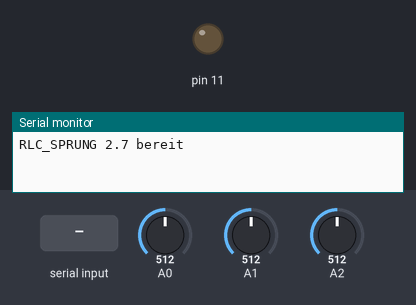
Simulated run of this sketch. Board: Arduino Nano, built with avr-gcc and run on an emulated ATmega328P. Parts: output pins drawn as LEDs (lit = HIGH), the last lines printed to the serial monitor. Inputs (shaded band) come from the test bench; at power-on: A0 = 512, A1 = 512, A2 = 512.

Above: at 1.2 s.
1.3 s: "M90\n" received over Serial
At 4.0 s:
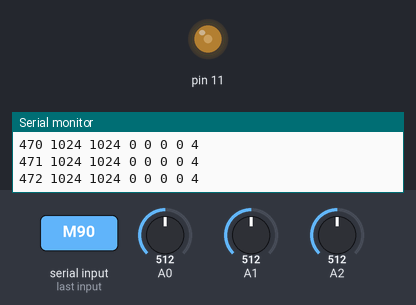
4.3 s: "?\n" received over Serial
7.3 s: "90,45\n" received over Serial
Timing chart, 0 to 10.3 s (numbered marks = the images above; inputs shaded):
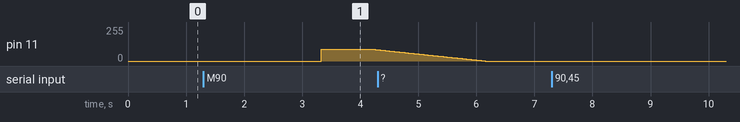

The sketch:

rlc_sprung_2_7.ino
```cpp
/* rlc_sprung_2_7.ino -- Fassung 2.7 (23.11.2026; 2.7: dritter ADC-Kanal A2 = Spulenende, Strom aus der Differenz zu A0 über einen Messwiderstand
 * R_s ZWISCHEN Spule und Kondensator (sein Wort: „einfach widerstand in reihe und spannungsabfall mit ad differenz bestimmen“). Dort bleibt A2 = U_C + R_s·i
 * immer >= 0: negativer Strom fließt nur, wenn U_C schon hoch ist (nach dem Scheitel), beim Entladen und in der Rampe ist i winzig.
 * Wandlungsfolge je 8 Wandlungen (1 ms bei B = 4): A0 A2 A1 A1 A2 A0 A1 A1 -- A0 und A2 nebeneinander in wechselnder Reihenfolge, damit sich der
 * Zeitversatz von 125 µs in der Differenz im Mittel aufhebt; je Wert B Wandlungen auf A1 (Bänder wie 2.6), B/2 auf A0 und B/2 auf A2; B gerade 2..16.
 * Zeile „k s0 s2 sH nH sL nL nF“ (s2 = Summe A2); Kennung „RLC_SPRUNG 2.7“. Fassung 2.6 (22.11.2026; 2.6: TMAX = 140 statt 150 -- der Überschwingfaktor ist NICHT konstant, er steigt mit der
 * Anregung (gemessen T 128/140/150: 1,541/1,599/1,623; bei T = 150 Scheitel 4,77 V, nur 0,23 V unter 5 V). Bei T = 140: Scheitel 4,39 V.
 * Datenblatt ATmega328P 7810D §28.1: Spannung an jedem Pin −0,5 V … VCC + 0,5 V, Injektionsstrom bei VCC = 5 V ±1 mA; §28.9: Vin GND … VREF. 2.5: U_C darf 0..5 V nie verlassen (sein Wort: „die sprungantwort sollte nicht höher als 5 Volt
 * sein wegen der ad wandler … das muss sichergestellt sein!“, „darf bei keiner anregung negativ sein, da das board keine schutzschaltung hat“):
 * (a) T <= TMAX = 150 hart, keine Ausnahme (Überschwingfaktor gemessen 1,546 bei T = 128 -> 2,94 V · 1,546 = 4,55 V);
 * (b) nach der Messung RAMPE abwärts über R ms statt Sprung auf 0 (der Sprung auf 0 ließe U_C gerechnet um 0,546·Endwert unterschwingen,
 *     bei 2,5 V also −1,4 V; der ADC sieht das nicht). Ein Wächter im Nano wurde gerechnet und verworfen: bei fließendem Drosselstrom treibt
 *     U_E = U_C den Kondensator noch bis ~1,8 V weiter (τ = L/R ≈ 36 ms), U_E = 0 lässt den Kreis negativ schwingen.
 * Befehl "M T N V F B P R" (R Vorgabe 2000 ms); "ENDE dauer_us verloren". 2.4: engere Bänder High ab 921 (4,5 V), Low bis 102 (0,5 V) --
 * in 2.3 kamen Flankentreffer bis 3,86 V in U_H; Spannungsabfall am Port bei den hier fließenden < 8 mA bleibt weit innerhalb. 2.3: Bänder statt Schwelle -- High ab 768 (3,75 V), Low bis 255 (1,25 V), dazwischen
 * = Flankentreffer, gezählt (nF) und nicht verwendet (2.2 maß U_H bis 2,98 V und U_L bis 1,42 V durch Flankentreffer); Schutz von A0: T > 160
 * nur mit Befehl "MX" (Überschwingen ~1,54 × Endwert -> bei T > ~165 über 5 V an A0, Eingangsschutzdiode leitet; so geschehen mit T = 255 in 2.2);
 * Zeile „k s0 sH nH sL nL nF“. 2.2: A1 getrennt nach High-/Low-Abtastungen summiert (Schwelle 512), damit der
 * MITTELWERT der Anregung U_E = d·U_H + (1-d)·U_L mit den Pegeln unter Last (Innenwiderstand des Ports) gerechnet werden kann, nicht das
 * PWM-Signal selbst (sein Wort: „vom Sprung der Mittelwert … nicht das pwm signal, das ist sonst unleserlich“, „Innenwiderstand der Ports“);
 * Zeile „k s0 sH nH sL nL“; 1000000 Bd. 2.1: 2.1: Tastgrad 0 trennt den Pin vom Timer -> dauernd LOW, auch im schnellen Modus;
 * in 2.0 gab das Register = 0 im schnellen Modus einen Nadelimpuls 1/256, gemessen U_C vor dem Sprung 11 mV), sein Wort: „exakter wie bisher, also PWM Frequenz erhöhen und abtastung anpassen, so dass
 * möglichst eine saubere messung erfolgt; zudem die Sprunganregung auch erfassen, geht auch auf einen AD kanal“; „die bisherige PWM Frequenz zu grob“.
 * - PWM an Pin 11 (Timer2), Frequenz wählbar F: 1 = 980,4 Hz (phasenrichtig /32, wie 1.0 und Simulink), 2 = 3921,6 Hz (phasenr. /8),
 *   3 = 31372,5 Hz (phasenr. /1, Vorgabe), 4 = 7812,5 Hz (schnell /8), 5 = 62500 Hz (schnell /1).
 *   Mittelwert: phasenrichtig T/255, schnell (T+1)/256 (T = 0 -> dauernd 0, T = 255 -> dauernd 1).
 * - ADC hardwaregetaktet: Timer1 CTC 125 µs löst jede Wandlung aus (Compare Match B), Vorteiler 128 (104 µs, volle Genauigkeit),
 *   abwechselnd A0 (U_C) und A1 (Anregung, Pin 11 direkt). Je Ausgabewert B Wandlungen je Kanal aufsummiert -> Takt B·250 µs (B = 4: 1 ms).
 * - Ablauf "M T N V F B P": PWM 0, V ms entladen, P Werte vor dem Sprung, Sprung (OCR2A wird zu Beginn von Wert 0 gesetzt), N Werte danach.
 *   Ausgabe sofort (500000 Bd): "START …", Zeilen "k s0 sH nH sL nL" (2.2) (k = -P … N-1; Wert k = Summe über [k, k+1)·Takt), "ENDE dauer_us verloren".
 * Autoren: Prof. Dr.-Ing. Ralph Wystup M.Sc. und Claude (Anthropic, Claude Code) -- gemeinsam erstellt. */
#define KANAL_E 1
const uint8_t RN = 64;
volatile uint16_t r0[RN], r2[RN], rH[RN], rL[RN];
volatile uint8_t rnH[RN], rnL[RN], rnF[RN];
volatile uint8_t kopf = 0, fuss = 0;
volatile uint16_t verloren = 0;
volatile uint16_t s0 = 0, s2 = 0, sH = 0, sL = 0;
volatile uint8_t nH = 0, nL = 0, nF = 0;
volatile uint8_t zaehl = 0, kanal = 0, B = 4, tast = 0;
const uint8_t SEQ[8] = {0, 2, 1, 1, 2, 0, 1, 1};   // 2.7: Kanalfolge A0 A2 A1 A1 A2 A0 A1 A1
volatile long k = 0, kEnde = 0, kSprung = 0;
volatile bool laeuft = false;
const uint8_t TMAX = 140;

static inline void pwmSetzen(uint8_t t) {     // 2.1: 0 -> Pin vom Timer getrennt (LOW), sonst PWM
  if (t == 0) { TCCR2A &= ~(1 << COM2A1); PORTB &= ~(1 << PB3); } else { OCR2A = t; TCCR2A |= (1 << COM2A1); }
}

ISR(ADC_vect) {
  uint16_t v = ADC;
  TIFR1 = (1 << OCF1B);                                   // Auslöser wieder scharf machen
  if (kanal == 0) s0 += v; else if (kanal == 2) s2 += v; else if (v >= 921) { sH += v; nH++; } else if (v <= 102) { sL += v; nL++; } else nF++;
  uint8_t z = zaehl + 1; if (z >= 2 * B) z = 0;
  kanal = SEQ[z & 7]; ADMUX = (1 << REFS0) | kanal;        // Kanal der NÄCHSTEN Wandlung
  if (++zaehl < 2 * B) return;
  zaehl = 0;
  uint8_t n = (kopf + 1) % RN;
  if (n == fuss) verloren++; else { r0[kopf] = s0; r2[kopf] = s2; rH[kopf] = sH; rnH[kopf] = nH; rL[kopf] = sL; rnL[kopf] = nL; rnF[kopf] = nF; kopf = n; }
  s0 = 0; s2 = 0; sH = 0; sL = 0; nH = 0; nL = 0; nF = 0; k++;
  if (k == kSprung) pwmSetzen(tast);                          // Sprung zu Beginn von Wert 0
  if (k >= kEnde) { ADCSRA &= ~((1 << ADATE) | (1 << ADIE)); laeuft = false; }
}

void pwmModus(uint8_t F) {
  uint8_t wgm = (F >= 4) ? 0b11 : 0b01, cs = (F == 1) ? 0b011 : (F == 2 || F == 4) ? 0b010 : 0b001;
  TCCR2A = (TCCR2A & 0b11111100) | wgm;
  TCCR2B = (TCCR2B & 0b11111000) | cs;
}

void setup() {
  pinMode(11, OUTPUT); digitalWrite(11, LOW);
  pwmSetzen(0); pwmModus(3);
  TCCR1A = 0; TCCR1B = (1 << WGM12) | (1 << CS10); OCR1A = 1999; OCR1B = 1000; TIMSK1 = 0;   // 125 µs
  ADMUX = (1 << REFS0); ADCSRB = (1 << ADTS2) | (1 << ADTS0);                              // Auslöser Timer1 Compare B
  ADCSRA = (1 << ADEN) | 0b111;
  Serial.begin(1000000);
  Serial.println(F("RLC_SPRUNG 2.7 bereit"));
}

const char* FNAME[] = {"", "980.4Hz phasenr.", "3921.6Hz phasenr.", "31372.5Hz phasenr.", "7812.5Hz schnell", "62500Hz schnell"};

void loop() {
  if (!Serial.available()) return;
  String z = Serial.readStringUntil('\n'); z.trim();
  if (z == "?") { Serial.println(F("RLC_SPRUNG 2.7 Pin11 PWM F1..5, A0=U_C, A1=Anregung, A2=Spulenende (Shunt), ADC 125us Timer1, 1000000Bd")); return; }
  if (!z.startsWith("M")) { Serial.println(F("FEHLER unbekannter Befehl")); return; }
  long T = 128, N = 600, V = 2000, F = 3, Bb = 4, P = 20, R = 2000;
  sscanf(z.c_str() + 1, "%ld %ld %ld %ld %ld %ld %ld", &T, &N, &V, &F, &Bb, &P, &R);
  if (T < 0 || T > 255 || N < 1 || N > 200000L || V < 0 || V > 60000L || F < 1 || F > 5 || Bb < 2 || Bb > 16 || (Bb & 1) || P < 0 || P > 10000 || R < 0 || R > 60000L) {
    Serial.println(F("FEHLER Bereich: T 0..140, N 1..200000, V 0..60000, F 1..5, B 2..16 gerade, P 0..10000, R 0..60000")); return; }
  if (T > TMAX) { Serial.println(F("FEHLER T > 140 gesperrt: Ueberschwingfaktor steigt mit der Anregung (1,62 bei T=150, Scheitel 4,77 V); A0 vertraegt nur 0..5 V")); return; }
  pwmSetzen(0); pwmModus(F); delay(V);
  Serial.print(F("START T=")); Serial.print(T); Serial.print(F(" N=")); Serial.print(N); Serial.print(F(" F=")); Serial.print(FNAME[F]);
  Serial.print(F(" B=")); Serial.print(Bb); Serial.print(F(" Takt_us=")); Serial.print(Bb * 250); Serial.print(F(" P=")); Serial.print(P); Serial.print(F(" R=")); Serial.println(R);
  noInterrupts();
  tast = T; B = Bb; kopf = fuss = 0; verloren = 0; s0 = s2 = sH = sL = 0; nH = nL = nF = 0; zaehl = 0; kanal = 0; k = -P; kSprung = 0; kEnde = N;
  ADMUX = (1 << REFS0);
  if (P == 0) pwmSetzen(tast);
  TCNT1 = 0; TIFR1 = (1 << OCF1B); laeuft = true;
  ADCSRA = (1 << ADEN) | (1 << ADATE) | (1 << ADIE) | (1 << ADIF) | 0b111;
  interrupts();
  unsigned long t0 = micros(); long kk = -P;
  while (laeuft || fuss != kopf) {
    if (fuss == kopf) continue;
    uint16_t a = r0[fuss], a2 = r2[fuss], h = rH[fuss], l = rL[fuss]; uint8_t nh = rnH[fuss], nl = rnL[fuss], nf = rnF[fuss]; fuss = (fuss + 1) % RN;
    Serial.print(kk++); Serial.print(' '); Serial.print(a); Serial.print(' '); Serial.print(a2); Serial.print(' '); Serial.print(h); Serial.print(' '); Serial.print(nh);
    Serial.print(' '); Serial.print(l); Serial.print(' '); Serial.print(nl); Serial.print(' '); Serial.println(nf);
  }
  unsigned long dt = micros() - t0;
  uint8_t jetzt = (TCCR2A & (1 << COM2A1)) ? OCR2A : 0;     // 2.5: Rampe abwärts statt Sprung auf 0
  for (int d = jetzt - 1; d >= 0; d--) { pwmSetzen(d); delay(R / (jetzt > 0 ? jetzt : 1)); }
  pwmSetzen(0);
  Serial.print(F("ENDE ")); Serial.print(dt); Serial.print(' '); Serial.println(verloren);
}
```

Measured:
- after the input at 1.3 s, pin 11: 0/255 → 90/255 after 2.0 s, → 85/255 0.86 s later
